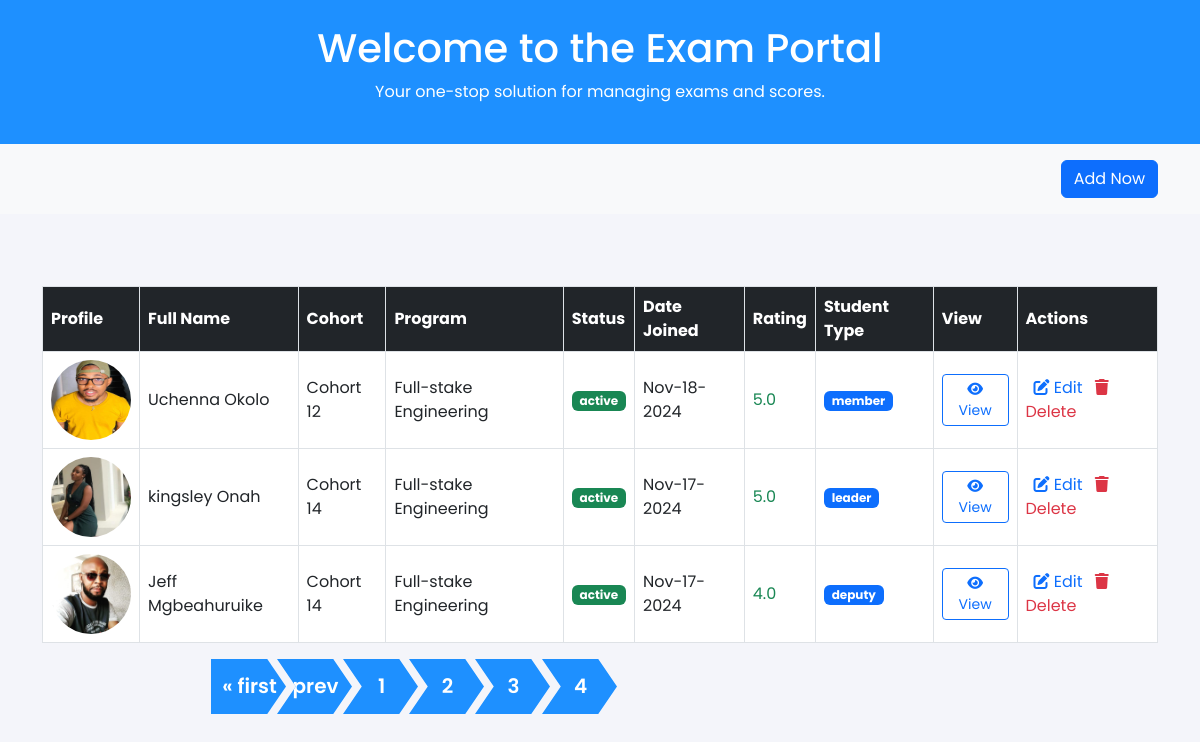
/?page=4, run on the app's committed database.
### students/models.py (models this page shows, shortened)
class Student(models.Model):
    username = models.CharField(max_length=100, unique=True)
    slug = models.SlugField(unique=True, blank=True, editable=False)
    first_name = models.CharField(max_length=200)
    last_name = models.CharField(max_length=200)
    status = models.BooleanField(default=True)
    student_type = models.CharField(max_length=100, choices=student_type, default='member')
    email = models.EmailField(max_length=245, unique=True, validators=[email_validator])
    date_join = models.DateTimeField(auto_now_add=True)
    class Meta:
        ordering = ['-date_join']

class Student_profile(models.Model):
    student = models.OneToOneField(Student, on_delete=models.CASCADE)
    bio = models.TextField()
    date_of_birth = models.DateField()
    address = models.CharField(max_length=300)
    rating = models.FloatField(default=0.0)
    profile_picture = models.ImageField(upload_to='student_profile/')

class CohortGroup(models.Model):
    name = models.CharField(max_length=200)
    date_join = models.DateTimeField(auto_now_add=True)
    students = models.ManyToManyField(Student, related_name= 'cohort')

class Program(models.Model):
    courses = models.CharField(max_length=500)
    grade = models.IntegerField(default=0.0)
    student = models.ForeignKey(Student, on_delete=models.CASCADE)

### students/views.py (the view)
# urls.py: path('', views.cohort_home, name='studenthome' ),
def cohort_home(request):
    students = Student.objects.all()
    cohorts = CohortGroup.objects.all()
    paginator = Paginator(students, 3)
    page_number = request.GET.get('page')
    page_obj = paginator.get_page(page_number)
    context = {
        "page_obj": page_obj,
        "cohorts": cohorts,
        "student_rank": student_type
    }
    return render(request, "newstud/index.html", context)

### students/templates/newstud/index.html (shortened to what this page needs)
{% extends "newstud/header.html" %}
{% block body %}
<body>
    <header class="bg-info text-white py-4 text-center">
        <h1>Welcome to the Exam Portal</h1>
        <p>Your one-stop solution for managing exams and scores.</p>
    </header>
    <section class="filter-section py-3 bg-light">
        <div class="container text-end">
            <button class="btn btn-primary" data-bs-toggle="modal" data-bs-target="#addUserModal">Add Now</button>
        </div>
    </section>
    <section class="container mt-5">
        <div class="table-responsive">
            <table class="table align-middle table-bordered table-hover mt-4">
                <thead class="table-dark">
                    <tr>
                        <th>Profile</th>
                        <th>Full Name</th>
                        <th>Cohort</th>
                        <th>Program</th>
                        <th>Status</th>
                        <th>Date Joined</th>
                        <th>Rating</th>
                        <th>Student Type</th>
                        <th>View</th>
                        <th>Actions</th>
                    </tr>
                </thead>
                <tbody>
                    {% for eachstudent in page_obj %}
                    <tr>
                        <td>
                            {% if eachstudent.student_profile.profile_picture %}
                                <img src="{{ eachstudent.student_profile.profile_picture.url }}" alt="{{ eachstudent.first_name }}" width="80" height="80" class="rounded-circle" />
                            {% else %}
                                <img src="https://images.search.yahoo.com/search/images?p=dummy+image&fr=mcafee&type=E210US91105G0&imgurl=https%3A%2F%2Fpixy.org%2Fsrc%2F31%2F315160.png#id=4&iurl=https%3A%2F%2Fpixy.org%2Fsrc%2F31%2F315160.png&action=click" alt="Profile" width="80" height="80" class="rounded-circle">
                            {% endif %}
                        </td>
                        <td>{{ eachstudent.first_name }} {{ eachstudent.last_name }}</td>
                        <td>
                            {% if eachstudent.cohort.exists %}
                              {% for cohort in eachstudent.cohort.all %}
                                {{ cohort.name }}{% if not forloop.last %}, {% endif %}
                              {% endfor %}
                            {% else %}
                              No Cohort Assigned
                            {% endif %}
                        </td>
                       {% if eachstudent.program_set.exists %}
                            {% for program in eachstudent.program_set.all %}
                            <td>{{ program.courses }}</td>
                            {% endfor %}
                            {% else %}
                            <td>No course</td>
                        {% endif %}
                        <td><span class="badge bg-success text-white">
                            {{eachstudent.status|yesno:'active,inactive'}}
                        </span></td>
                        <td>{{ eachstudent.date_join|date:"M-j-Y" }}</td>
                        {% if eachstudent.student_profile.rating%}
                            <td class="text-success">{{ eachstudent.student_profile.rating }}</td>
                        {% else %}
                            <td class="text-danger">0.0</td>
                        {% endif %}
                        <td><span class="badge bg-primary text-white">
                            {{eachstudent.student_type}}
                        </span></td>
                        <td>
                            <a href="{% url 'student_detail' eachstudent.slug %}" class="btn btn-sm btn-outline-primary">
                                <i class="fas fa-eye"></i> View
                            </a>
                        </td>
                        <td>
                            <span class="px-2"><a href="#" class=" text-primary text-decoration-none">
                                    <i class="fas fa-edit"> </i> Edit</a>
                            </span>
                            <span><a href=""
                                    class=" text-danger text-decoration-none">
                                    <i class="fas fa-trash"> </i> Delete</a></span>
                        </td>
                    </tr>
                    {% empty %}
                    <tr>
                        <td colspan="8" class="text-center">No students available.</td>
                    </tr>
                    {% endfor %}
                </tbody>
            </table>
            <div class="container">
                <div class="row">
                    <div class="col-md-offset-2 col-md-8">
                        <nav class="pagination-outer" aria-label="Page navigation">
                            <ul class="pagination">
                                {% if page_obj.has_previous %}
                                    <li class="page-item">
                                        <a href="?page=1" class="page-link" aria-label="Previous">
                                            <span aria-hidden="true">&laquo; first</span>
                                        </a>
                                    </li>
                                    <li class="page-item">
                                        <a href=href="?page={{ page_obj.previous_page_number }}" class="page-link" aria-label="Previous">
                                            <span aria-hidden="true">prev</span>
                                        </a>
                                    </li>
                                {% endif %}
                                {% for num in page_obj.paginator.page_range %}
                                    {% if page_obj.number == num %}
                                    <li class="page-item">
                                        <a class="page-link">{{ num }}</a>
                                    </li>
                                    {% else %}
                                    <li class="page-item">
                                        <a class="page-link" href="?page={{ num }}">{{ num }}</a>
                                    </li>
                                    {% endif %}
                                {% endfor %}
                            </ul>
                        </nav>
                    </div>
                </div>
            </div>
        </div>
    </section>
</body>
{% endblock body %}

### staticfiles/css/index.css (style rules this page uses)
body { font-family: 'Poppins', sans-serif; }
.filter-section { background-color: #f4f5fa; padding: 20px; }
.table { border-collapse: collapse; }
.table th, .table td { vertical-align: middle; border: 1px solid #dee2e6; }
.badge { background-color: #e9f0fa; color: #5A55D8; }
.bg-info { background-color: dodgerblue !important; }
.pagination-outer { text-align: center; }
.pagination { display: inline-flex; justify-content: center; position: relative; overflow: hidden; border-radius:0 !important; }
.pagination li a.page-link, .pagination li:first-child a.page-link, .pagination li:last-child a.page-link { border: none; height: 55px; width: 75px; line-height: 45px; text-align: center; padding: 5px 0 0 2px; font-size: 20px; font-weight: 600; color: #fff; background-color: dodgerblue; margin: 0 -8px 0 0; border-radius: 0; transition: all 0.3s linear 0s; -webkit-clip-path: polygon(75% 0%, 100% 50%, 75% 100%, 0% 100%, 25% 50%, 0% 0%); clip-path: polygon(75% 0%, 100% 50%, 75% 100%, 0% 100%, 25% 50%, 0% 0%); }
.pagination li a.page-link:before, .pagination li:first-child a.page-link:before, .pagination li:last-child a.page-link:before { content: ""; position: absolute; height: 100%; width: 100%; top: 0; left: 0; background-color: #ff771a; display: block; opacity: 0; transform: scale(0.1); z-index: -1; transform-origin: bottom right 0; }
.pagination li:first-child a.page-link { -webkit-clip-path: polygon(75% 0%, 100% 50%, 75% 100%, 0% 100%, 0% 0%); clip-path: polygon(75% 0%, 100% 50%, 75% 100%, 0% 100%, 0% 0%); border-radius: 0; }
.pagination li:last-child a.page-link { margin-right: 0; -webkit-clip-path: polygon(75% 0%, 100% 50%, 75% 100%, 0% 100%, 25% 50%, 0% 0%); clip-path: polygon(75% 0%, 100% 50%, 75% 100%, 0% 100%, 25% 50%, 0% 0%); border-radius: 0; }

### staticfiles/css/about.css (style rules this page uses)
body { font-family: 'Poppins', sans-serif; background-color: #f4f5fa; }

### data on the page
Student: student_profile.profile_picture (picture), first_name "Uchenna", last_name "Okolo", status "active", date_join "Nov-18-2024", student_profile.rating "5.0", student_type "member"
CohortGroup: name "Cohort 12"
Program: courses "Full-stake Engineering"
Student: student_profile.profile_picture (picture), first_name "kingsley", last_name "Onah", status "active", date_join "Nov-17-2024", student_profile.rating "5.0", student_type "leader"
CohortGroup: name "Cohort 14"
Program: courses "Full-stake Engineering"
Student: student_profile.profile_picture (picture), first_name "Jeff", last_name "Mgbeahuruike", status "active", date_join "Nov-17-2024", student_profile.rating "4.0", student_type "deputy"
Program: courses "Full-stake Engineering"

### other printed values
{{ num }} "1" "2" "3"
{{ num }} "4"
